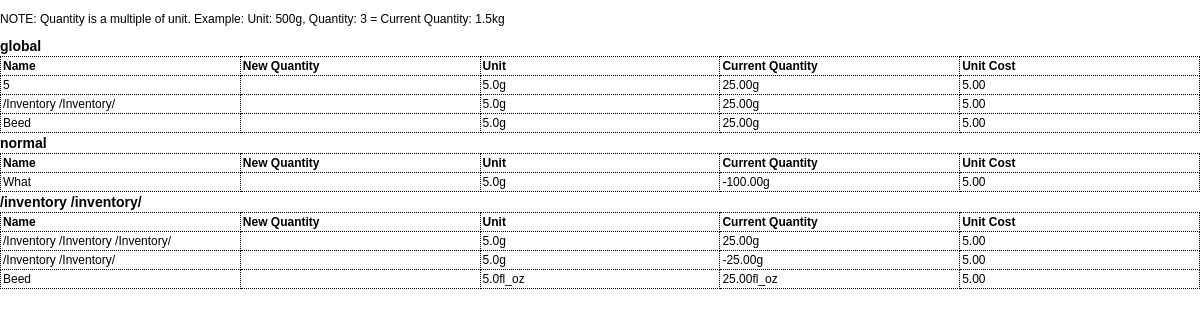
Page /inventory/print/ on the committed database.
### inventory/models.py (models this page shows, shortened)
class Category(models.Model):
    name = models.CharField(max_length=100, unique=True, default="global")
    slug = models.SlugField(max_length=100, unique=True, blank=True)
    order = models.PositiveIntegerField(default=1)
    class Meta:
        ordering = ['order']

class Ingredient(models.Model):
    UNIT_TYPES = [
        ('g', 'gram'),
        ('ml', 'milliliter'),
        ('pce', 'piece'),
        ('cm', 'centimeter'),
        ('oz', 'ounce'),
        ('fl_oz', 'fluid ounce'),
        ('in', 'inch'),
    ]
    name = models.CharField(max_length=255)
    slug = models.SlugField(max_length=255, unique=True, blank=True)
    quantity = models.FloatField()  # Quantity in stock
    threshold = models.FloatField(default=0)  # Minimum threshold for inventory
    category = models.ForeignKey('Category', on_delete=models.CASCADE)
    unit_type = models.CharField(max_length=10, choices=UNIT_TYPES)
    unit_multiplier = models.FloatField()  # Multiplier for unit type
    unit_cost = models.FloatField()  # Cost per unit
    estimated_usage = models.FloatField(null=True, blank=True)  # Optional, estimated usage per day
    total_cost = models.DecimalField(max_digits=12, decimal_places=2, editable=False)
    history = HistoricalRecords()
    order = models.PositiveIntegerField(default=1)
    change_source = models.CharField(max_length=50, blank=True, null=True)
    class Meta:
        ordering = ['order']
        unique_together = ('name', 'category')
    @property
    def converted_quantity(self):
        return self._convert_unit(self.quantity)
    def _convert_unit(self, value):
        metric_conversion_factors = {
            'g': Decimal('1000'),       # 1000 grams = 1 kg
            'ml': Decimal('1000'),      # 1000 milliliters = 1 liter
            'cm': Decimal('100'),       # 100 cm = 1 m
        }
        imperial_conversion_factors = {
            'oz': Decimal('16'),        # 16 ounces = 1 pound
            'fl_oz': Decimal('128'),    # 128 fluid ounces = 1 gallon
            'in': Decimal('12'),        # 12 inches = 1 foot
        }
        if self.unit_type in metric_conversion_factors:
            conversion_factor = metric_conversion_factors[self.unit_type]
            higher_unit = {'g': 'kg', 'ml': 'L', 'cm': 'm'}.get(self.unit_type, self.unit_type)
        elif self.unit_type in imperial_conversion_factors:
            conversion_factor = imperial_conversion_factors[self.unit_type]
            higher_unit = {'oz': 'lb', 'fl_oz': 'gal', 'in': 'ft'}.get(self.unit_type, self.unit_type)
        else:
            conversion_factor = Decimal('1')
            higher_unit = self.unit_type
        base_qty = Decimal(value) * Decimal(self.unit_multiplier)
        if base_qty < conversion_factor:
            return f"{base_qty.quantize(Decimal('.01'), rounding=ROUND_HALF_UP)}{self.unit_type}"
        converted_qty = base_qty / conversion_factor
        return f"{converted_qty.quantize(Decimal('.01'), rounding=ROUND_HALF_UP)}{higher_unit}"

### inventory/views.py (the view)
# urls.py: path('print/', views.print_inventory, name='print_inventory'),
def print_inventory(request):
    categories = Category.objects.prefetch_related(
        models.Prefetch('ingredient_set', queryset=Ingredient.objects.order_by('order'))
    )
    context = {'categories': categories}
    return render(request, 'inventory/print_inventory.html', context)

### inventory/templates/inventory/print_inventory.html (shortened to what this page needs)
<!DOCTYPE html>
<html lang="en">
<head>
</head>
<body>
    <p>NOTE: Quantity is a multiple of unit. Example: Unit: 500g, Quantity: 3 = Current Quantity: 1.5kg</p>
    {% load humanize %}
    {% for category in categories %}
    <h2>{{ category.name }}</h2>
    <table>
        <thead>
            <tr>
                <th>Name</th>
                <th>New Quantity</th>
                <th>Unit</th>
                <th>Current Quantity</th>
                <th>Unit Cost</th>
            </tr>
        </thead>
        <tbody>
            {% for ingredient in category.ingredient_set.all %}
            <tr>
                <td>{{ ingredient.name|title }}</td>
                <td></td>
                <td>{{ ingredient.unit_multiplier }}{{ ingredient.unit_type }}</td>
                <td>{{ ingredient.converted_quantity }}</td>
                <td>{{ settings.get_currency_type_display }}{{ ingredient.unit_cost|floatformat:2|intcomma }}</td>
            </tr>
            {% endfor %}
        </tbody>
    </table>
    {% endfor %}
</body>
</html>

### inventory/templates/inventory/print_inventory.html (style rules this page uses)
body { font-family: Arial, sans-serif; font-size: 12px; margin: 0; padding: 0; }
table { width: 100%; border-collapse: collapse; table-layout: fixed; }
th, td { border: 1px dotted black; padding: 2px ; text-align: left; word-wrap: break-word; }
th { background-color: #fff; }
h2 { margin: 2px 0 2px; font-size: 14px; }

### rows in the picture
Category: name "global"
Ingredient: name "5", unit_multiplier "5.0", unit_type "g", converted_quantity "25.00g", unit_cost "5.00"
Ingredient: name "/Inventory /Inventory/", unit_multiplier "5.0", unit_type "g", converted_quantity "25.00g", unit_cost "5.00"
Ingredient: name "Beed", unit_multiplier "5.0", unit_type "g", converted_quantity "25.00g", unit_cost "5.00"
Category: name "normal"
Ingredient: name "What", unit_multiplier "5.0", unit_type "g", converted_quantity "-100.00g", unit_cost "5.00"
Category: name "/inventory /inventory/"
Ingredient: name "/Inventory /Inventory /Inventory/", unit_multiplier "5.0", unit_type "g", converted_quantity "25.00g", unit_cost "5.00"
Ingredient: name "/Inventory /Inventory/", unit_multiplier "5.0", unit_type "g", converted_quantity "-25.00g", unit_cost "5.00"
Ingredient: name "Beed", unit_multiplier "5.0", unit_type "fl_oz", converted_quantity "25.00fl_oz", unit_cost "5.00"
